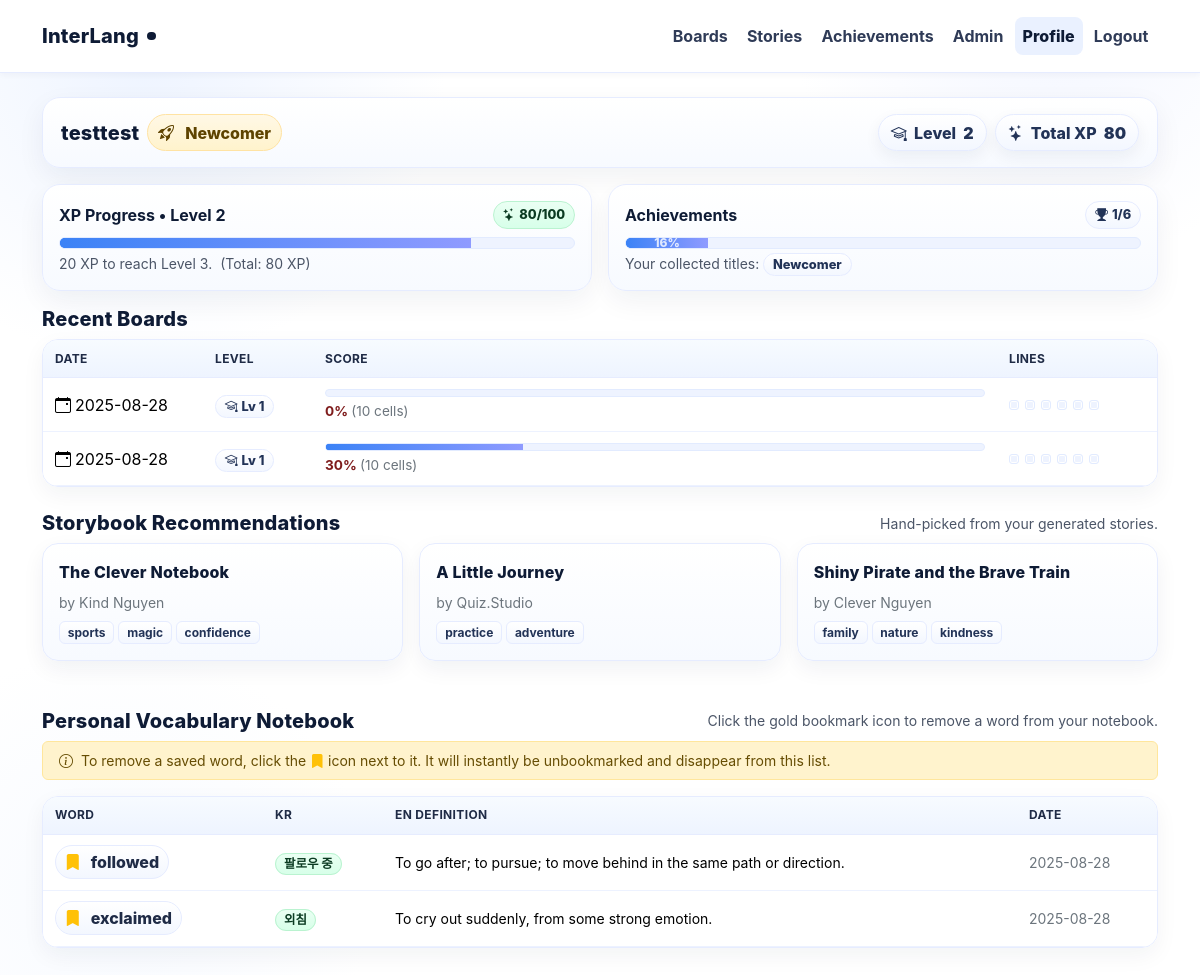
Page /profile (signed in) on the committed database.
### tables this page shows
CREATE TABLE attempts (
            id INTEGER PRIMARY KEY AUTOINCREMENT,
            username TEXT NOT NULL,
            level INTEGER NOT NULL,
            score INTEGER NOT NULL,                 -- 0..100
            total INTEGER NOT NULL,                 -- total questions
            created_at TIMESTAMP DEFAULT CURRENT_TIMESTAMP
        , lines_completed INTEGER NOT NULL DEFAULT 0);

CREATE TABLE stories (
            id INTEGER PRIMARY KEY AUTOINCREMENT,
            slug TEXT UNIQUE,
            title TEXT,
            author TEXT,
            age_min INTEGER,
            age_max INTEGER,
            difficulty INTEGER,               -- 1..5
            categories TEXT,                  -- JSON
            themes TEXT,                      -- JSON
            provider TEXT,
            provider_id TEXT,
            content TEXT,
            created_at TIMESTAMP DEFAULT CURRENT_TIMESTAMP
        );

CREATE TABLE vocab (
            id INTEGER PRIMARY KEY AUTOINCREMENT,
            username TEXT NOT NULL,
            word TEXT NOT NULL,
            translation TEXT,
            definition TEXT,
            source_story_id INTEGER,
            created_at TIMESTAMP DEFAULT CURRENT_TIMESTAMP,
            review_count INTEGER DEFAULT 0,
            last_reviewed_at TIMESTAMP, bookmarked INTEGER NOT NULL DEFAULT 0,
            UNIQUE(username, word, source_story_id),
            FOREIGN KEY(source_story_id) REFERENCES stories(id) ON DELETE SET NULL
        );

### app.py (the view, shortened to what this page needs)
@app.route("/profile")
def profile():
    if "username" not in session:
        return redirect(url_for("login"))
    username = session["username"]
    db = get_db()
    u = db.execute("SELECT level, xp, title_code FROM users WHERE username=?", (username,)).fetchone()
    user_level = u["level"] if u else 1
    user_xp    = u["xp"] if u else 0
    title_info = TITLES.get((u["title_code"] or ""), DEFAULT_TITLE)
    display_title = title_info["title"]
    title_icon    = title_info["icon"]
    total_ach = db.execute("SELECT COUNT(*) AS c FROM achievements").fetchone()["c"]
    earned_codes = [r["code"] for r in db.execute("SELECT code FROM user_achievements WHERE username=?", (username,)).fetchall()]
    earned_ach = len(earned_codes)
    earned_titles = []
    for code in earned_codes:
        t = TITLES.get(code)
        if t and t.get("title"):
            earned_titles.append((t["priority"], t["title"]))
    earned_titles = [t for _, t in sorted(set(earned_titles), key=lambda x: x[0])]
    attempts = db.execute(
        """
        SELECT level, score, total, lines_completed, created_at
        FROM attempts
        WHERE username=?
        ORDER BY created_at DESC
        LIMIT 12
        """,
        (username,),
    ).fetchall()
    vocab_rows = db.execute(
        """
        SELECT word, translation, definition, created_at, bookmarked
        FROM vocab
        WHERE username=? AND bookmarked=1
        ORDER BY created_at DESC
        LIMIT 30
        """,
        (username,),
    ).fetchall()
    ready_items = _fetch_ready_stories(db, limit=3)
    return render_template(
        "profile.html",
        username=username,
        user_level=user_level,
        user_xp=user_xp,
        display_title=display_title,
        title_icon=title_icon,
        achievements_total=total_ach,
        achievements_earned=earned_ach,
        earned_titles=[t for t in earned_titles],
        attempts=attempts,
        vocab_rows=vocab_rows,
        ready_items=ready_items,  # <— pass to your template
    )

### app.py (called while the page is built)
def get_db():
    if "db" not in g:
        g.db = sqlite3.connect(
            DB_PATH,
            timeout=30,
            check_same_thread=False
        )
        g.db.row_factory = sqlite3.Row
        g.db.execute("PRAGMA busy_timeout = 30000;")
        g.db.execute("PRAGMA journal_mode = WAL;")
        g.db.execute("PRAGMA synchronous = NORMAL;")
        g.db.execute("PRAGMA foreign_keys = ON;")
    return g.db

### templates/profile.html (shortened to what this page needs)
<!doctype html>
<html lang="en">
<head>
<link href="https://cdn.jsdelivr.net/npm/bootstrap@5.3.3/dist/css/bootstrap.min.css" rel="stylesheet"/>
<link href="https://cdn.jsdelivr.net/npm/bootstrap-icons@1.11.3/font/bootstrap-icons.css" rel="stylesheet"/>
</head>
<body>
{% include 'nav.html' %}
<div class="container pb-5 mt-4">
  <div class="page-head mb-3">
    <div class="d-flex align-items-center justify-content-between flex-wrap gap-2">
      <div class="d-flex align-items-center flex-wrap gap-2">
        <h1 class="h5 m-0" style="font-weight:800; letter-spacing:.2px;">{{ username }}</h1>
        {% if display_title %}
          <span class="title-pill"><i class="bi {{ title_icon or 'bi-award' }} me-1"></i>{{ display_title }}</span>
        {% endif %}
      </div>
      <div class="d-flex align-items-center flex-wrap gap-2">
        <span class="pill" aria-label="Current level"><i class="bi bi-mortarboard"></i> Level <b>{{ user_level|default(1) }}</b></span>
        <span class="pill" aria-label="Total experience points"><i class="bi bi-stars"></i> Total XP <b>{{ user_xp|default(0) }}</b></span>
      </div>
    </div>
  </div>
  <div class="row g-3 mb-3">
    <div class="col-lg-6">
      <div class="card-glass p-3 h-100">
        {% set total_xp = user_xp|default(0) %}
        {% set user_lvl = user_level|default(1) %}
        {% set current_xp = (total_xp % 100) %}
        {% set next_lvl = (user_lvl + 1) %}
        <div class="d-flex align-items-center justify-content-between mb-2">
          <div class="fw-bold">XP Progress • Level {{ user_lvl }}</div>
          <div class="chip chip-green"><i class="bi bi-stars me-1"></i>{{ current_xp }}/100</div>
        </div>
        <div class="progress mb-1" role="progressbar" aria-label="XP towards next level" aria-valuemin="0" aria-valuemax="100" aria-valuenow="{{ current_xp }}">
          <div class="progress-bar" style="width: {{ current_xp }}%;"></div>
        </div>
        <div class="small dim">
          {{ 100 - current_xp }} XP to reach Level {{ next_lvl }}.
          <span class="ms-1">(Total: {{ total_xp }} XP)</span>
        </div>
      </div>
    </div>
    <div class="col-lg-6">
      {% set total = achievements_total|default(0) %}
      {% set earned = achievements_earned|default(0) %}
      {% set pct = 0 if total==0 else ((earned*100)//total) %}
      <div class="card-glass p-3 h-100">
        <div class="d-flex align-items-center justify-content-between mb-2">
          <div class="fw-bold">Achievements</div>
          <div class="chip"><i class="bi bi-trophy-fill me-1"></i>{{ earned }}/{{ total }}</div>
        </div>
        <div class="progress mb-1"><div class="progress-bar" style="width: {{ pct }}%;">{{ pct }}%</div></div>
        <div class="small dim">Your collected titles:
          {% if earned_titles %}
            {% for t in earned_titles %}<span class="chip">{{ t }}</span>{% endfor %}
          {% else %}<span class="text-secondary">—</span>{% endif %}
        </div>
      </div>
    </div>
  </div>
  <div class="mb-2"><h2 class="h5" style="font-weight:800; letter-spacing:.2px;">Recent Boards</h2></div>
  <div class="table-wrap mb-4">
    {% if attempts and attempts|length > 0 %}
      <div class="table-responsive">
        <table class="table table-modern table-hover align-middle mb-0">
          <thead>
            <tr>
              <th style="width:160px;">Date</th>
              <th style="width:110px;">Level</th>
              <th>Score</th>
              <th style="width:160px;">Lines</th>
            </tr>
          </thead>
          <tbody>
            {% for a in attempts %}
              {% set score = (a['score']|int) %}
              {% set score_cls = 'score-good' if score>=85 else ('score-ok' if score>=60 else 'score-bad') %}
              <tr>
                <td class="text-nowrap"><i class="bi bi-calendar-event me-1"></i>{{ (a['created_at']|string)[:10] }}</td>
                <td><span class="chip"><i class="bi bi-mortarboard me-1"></i>Lv {{ a['level'] }}</span></td>
                <td>
                  <div class="d-flex flex-column gap-1">
                    <div class="progress progress-tiny"><div class="progress-bar" style="width: {{ score }}%;"></div></div>
                    <div class="score-label {{ score_cls }}">{{ score }}% <span class="text-secondary fw-normal">({{ a['total'] }} cells)</span></div>
                  </div>
                </td>
                <td>
                  <div class="line-dots">
                    {% for i in range(0,6) %}
                      <span class="dot {% if i < (a['lines_completed']|int) %}on{% endif %}"></span>
                    {% endfor %}
                  </div>
                </td>
              </tr>
            {% endfor %}
          </tbody>
        </table>
      </div>
    {% else %}
      <div class="p-3 dim">No attempts yet. Play a board to see your history here.</div>
    {% endif %}
  </div>
  <div class="d-flex align-items-center justify-content-between mb-2">
    <h2 class="h5 mb-0" style="font-weight:800; letter-spacing:.2px;">Storybook Recommendations</h2>
    <div class="small dim">Hand-picked from your generated stories.</div>
  </div>
  <div id="recList" class="row g-3 mb-5">
    {% if ready_items and ready_items|length > 0 %}
      {% for it in ready_items %}
        <div class="col-12 col-sm-6 col-lg-4">
          <a href="/story/{{ it.slug }}" class="text-decoration-none text-reset d-block" aria-label="Open story {{ it.title }}">
            <div class="book-card link-card p-3 h-100 d-flex flex-column gap-2">
              <div class="title">{{ it.title }}</div>
              <div class="small text-secondary">by {{ it.author or 'Unknown' }}</div>
              <div class="d-flex flex-wrap gap-1">
                {% for c in (it.categories or [])[:2] %}
                  <span class="badge badge-tone">{{ c }}</span>
                {% endfor %}
                {% for t in (it.themes or [])[:1] %}
                  <span class="badge badge-tone">{{ t }}</span>
                {% endfor %}
              </div>
            </div>
          </a>
        </div>
      {% endfor %}
    {% else %}
      <div class="dim">No generated stories yet.</div>
    {% endif %}
  </div>
  <div class="d-flex align-items-center justify-content-between mb-2">
    <h2 class="h5 mb-0" style="font-weight:800; letter-spacing:.2px;">Personal Vocabulary Notebook</h2>
    <div class="small dim">Click the gold bookmark icon to remove a word from your notebook.</div>
  </div>
  <div class="alert alert-warning py-2 px-3 small" role="alert">
    <i class="bi bi-info-circle me-1"></i>
    To remove a saved word, click the <i class="bi bi-bookmark-fill text-warning"></i> icon next to it.
    It will instantly be unbookmarked and disappear from this list.
  </div>
  <div class="table-wrap" id="vocabWrap">
    {% if vocab_rows and vocab_rows|length > 0 %}
      {% set ns = namespace(any=False) %}
      <div class="table-responsive">
        <table class="table table-modern table-hover align-middle mb-0" id="vocabTable">
          <thead>
            <tr>
              <th style="width:220px;">Word</th>
              <th style="width:120px;">KR</th>
              <th>EN Definition</th>
              <th style="width:140px;">Date</th>
            </tr>
          </thead>
          <tbody>
            {% for v in vocab_rows %}
              {% set is_bm = (('bookmarked' in v.keys()) and (v['bookmarked']|int == 1)) %}
              {% if is_bm %}
                {% set ns.any = True %}
                <tr data-word="{{ v['word'] }}">
                  <td>
                    <span class="word-chip">
                      <i class="bi bi-bookmark-fill text-warning bookmark-toggle" data-word="{{ v['word'] }}" title="Unbookmark"></i>
                      {{ v['word'] }}
                    </span>
                  </td>
                  <td>
                    {% if v['translation'] %}
                      <span class="kr-badge">{{ v['translation'] }}</span>
                    {% else %}
                      <span class="text-secondary">—</span>
                    {% endif %}
                  </td>
                  <td class="small"><div class="clamp-2">{{ v['definition'] or '—' }}</div></td>
                  <td class="small text-secondary">{{ (v['created_at']|string)[:10] }}</td>
                </tr>
              {% endif %}
            {% endfor %}
          </tbody>
        </table>
      </div>
    {% else %}
      <div class="p-3 dim">No bookmarked vocabulary yet.</div>
    {% endif %}
  </div>
</div>
</body>
</html>

### templates/profile.html (style rules this page uses)
:root { --ink:#0e1b35; --muted:#4b5567; --bg:#ffffff; --bg-soft:#f7f9ff; --grid:#0e1b3514; --brand:#3b82f6; --accent:#8f9bff; --ring:#cfe2ff; --ok:#22c55e; --warn:#f59e0b; --bad:#ef4444; }
body { color:var(--ink); background:var(--bg); font-family:Inter,system-ui,-apple-system,Segoe UI,Roboto,Helvetica,Arial,sans-serif; background-image: radial-gradient(36vmax 36vmax at 12% 6%, #eef4ff 0%, transparent 70%), radial-gradient(32vmax 32vmax at 88% 0%, #f3f6ff 0%, transparent 70%), radial-gradient(30vmax 30vmax at 10% 90%, #f7faff 0%, transparent 70%); background-attachment: fixed; }
.page-head { border:1px solid #e6ecff; background:linear-gradient(180deg,#fff,#f7faff); border-radius:18px; box-shadow:0 10px 28px rgba(13,31,64,.06); padding:16px 18px }
.pill { background:linear-gradient(180deg,#fff,#f3f7ff); color:#223357; border:1px solid #e6ecff; font-weight:800; border-radius:999px; padding:.35rem .75rem; display:inline-flex; gap:.45rem; align-items:center; box-shadow:0 6px 16px rgba(13,31,64,.06) }
.title-pill { background:linear-gradient(180deg,#fff8e6,#fff3cc); color:#5e4300; border:1px solid #ffe3a3; border-radius:999px; padding:.35rem .6rem; font-weight:800; display:inline-flex; gap:.45rem; align-items:center }
.card-glass { border:1px solid #e6ecff; background:linear-gradient(180deg,#fff,#f7faff); border-radius:18px; box-shadow:0 10px 28px rgba(13,31,64,.06) }
.progress { height:12px;background:#eef3ff;border:1px solid #e2ebff;border-radius:999px;overflow:hidden }
.progress-bar { background-image:linear-gradient(90deg,var(--brand),var(--accent));font-size:.75rem;font-weight:800;color:#ffffffcc }
.chip { border-radius:999px;padding:.2rem .55rem;font-weight:800;font-size:.8rem;background:linear-gradient(180deg,#fff,#f3f7ff);color:#223357;border:1px solid #e6ecff }
.chip-green { background:linear-gradient(180deg,#eafff3,#d7ffe9);border-color:#baf3d0;color:#0b3b22 }
.badge-tone { background:linear-gradient(180deg,#fff,#f3f7ff);color:#223357;border:1px solid #e6ecff;font-weight:700 }
.table-wrap { border:1px solid #e6ecff; border-radius:16px; overflow:hidden; background:linear-gradient(180deg,#fff,#f7faff); box-shadow:0 8px 22px rgba(13,31,64,.05) }
.table-modern { border-collapse:separate; border-spacing:0; width:100%; color:var(--ink) }
.table-modern thead th { position:sticky; top:0; z-index:1; background:linear-gradient(180deg,#f7fbff,#eef4ff); border-bottom:1px solid #e6ecff !important; text-transform:uppercase; letter-spacing:.35px; font-size:.75rem; color:#1f2b46; padding:.6rem .75rem !important }
.table-modern td { padding:.65rem .75rem !important; vertical-align: middle; border-bottom:1px solid #edf2ff }
.progress.progress-tiny { height:8px; border-radius:999px; background:#eef3ff; border:1px solid #e2ebff }
.score-label { font-weight:700; font-size:.85rem }
.score-bad { color:#7f1d1d }
.line-dots { display:flex; gap:6px; align-items:center }
.line-dots .dot { width:10px; height:10px; border-radius:3px; background:#eef3ff; border:1px solid #e2ebff; box-shadow:inset 0 0 0 1px #fff }
.word-chip { display:inline-flex; align-items:center; gap:10px; padding:.25rem .55rem; border-radius:999px; background:linear-gradient(180deg,#fff,#f3f7ff); border:1px solid #e6ecff; font-weight:800; color:#1f2b46; text-decoration:none !important }
.word-chip .bookmark-toggle { cursor:pointer }
.kr-badge { background:linear-gradient(180deg,#eafff3,#d7ffe9); color:#0b3b22; border:1px solid #baf3d0; border-radius:999px; padding:.15rem .5rem; font-weight:800; font-size:.78rem }
.book-card { border:1px solid #e6ecff; background:linear-gradient(180deg,#fff,#f7faff); border-radius:16px; box-shadow:0 8px 22px rgba(13,31,64,.06) }
.book-card.link-card { cursor:pointer; transition:transform .14s ease, box-shadow .14s ease }
.book-card .title { font-weight:800; letter-spacing:.2px }
.dim { color:#4b5567 }
.clamp-2 { display:-webkit-box; -webkit-line-clamp:2; -webkit-box-orient:vertical; overflow:hidden }

### rows in the picture
attempts: created_at "2025-08-28", level "1", score "0", total "10", lines_completed 0 (drawn)
attempts: created_at "2025-08-28", level "1", score "30", total "10", lines_completed 0 (drawn)
stories: title "The Clever Notebook", author "Kind Nguyen", 2 "sports" "magic", 1 "confidence"
stories: title "A Little Journey", author "Quiz.Studio", 2 "practice", 1 "adventure"
stories: title "Shiny Pirate and the Brave Train", author "Clever Nguyen", 2 "family" "nature", 1 "kindness"
vocab: word "followed", translation "팔로우 중", definition "To go after; to pursue; to move behind in the same path or direction.", created_at "2025-08-28"
vocab: word "exclaimed", translation "외침", definition "To cry out suddenly, from some strong emotion.", created_at "2025-08-28"

### other values in the picture
{{ username }} "testtest"
{{ display_title }} "Newcomer"
{{ user_level|default(1) }} "2"
{{ user_xp|default(0) }} "80"
{{ user_lvl }} "2"
{{ current_xp }} "80"
{{ 100 - current_xp }} "20"
{{ next_lvl }} "3"
{{ total_xp }} "80"
{{ earned }} "1"
{{ total }} "6"
{{ pct }} "16"
{{ t }} "Newcomer"
